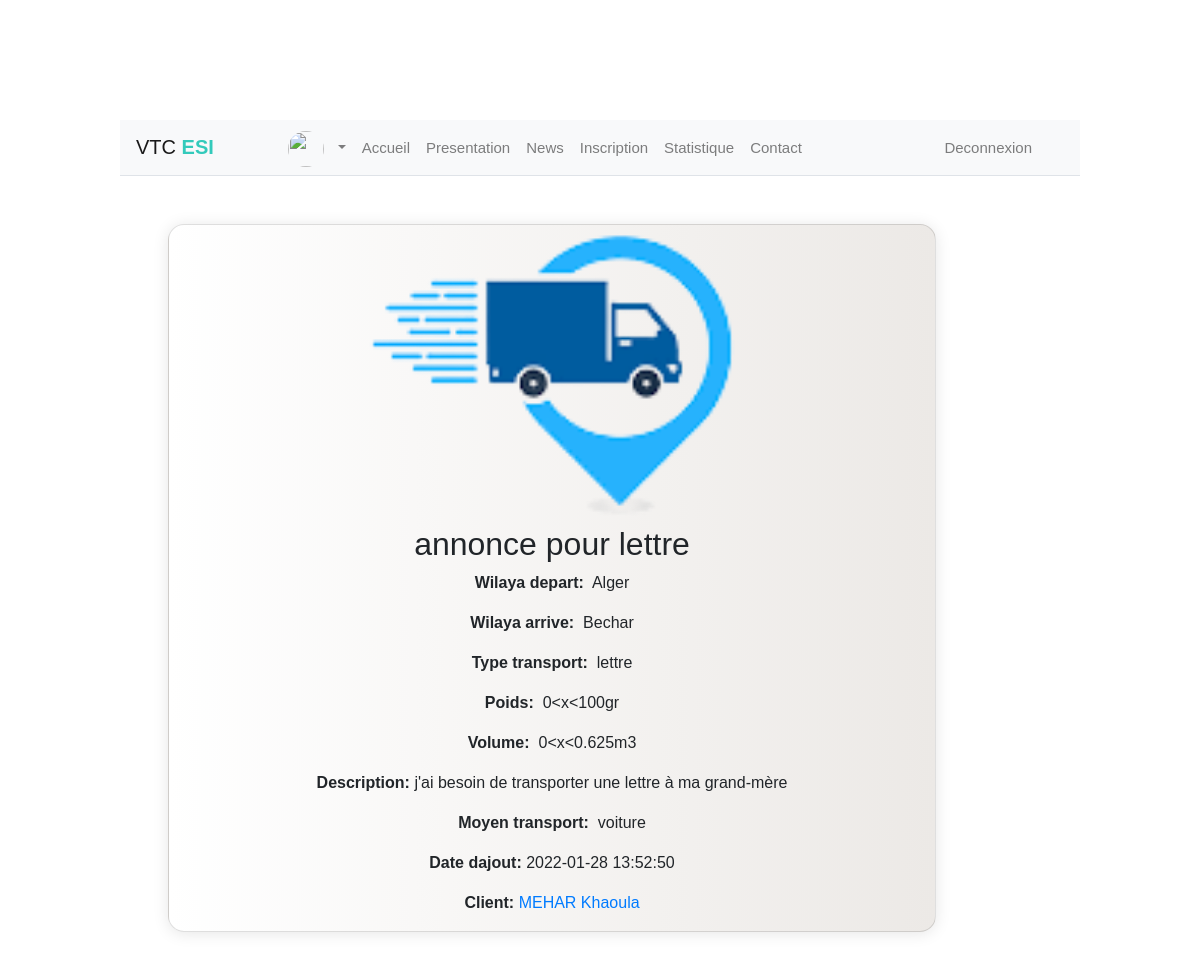
The app's page /annoncesController/details_annonces_/235 (signed in) with its own data.
### tables this page shows
CREATE TABLE IF NOT EXISTS `annonce` (
  `id_annonce` int(11) NOT NULL AUTO_INCREMENT,
  `titre` varchar(255) NOT NULL,
  `description` varchar(1000) NOT NULL,
  `wilaya_depart` varchar(255) NOT NULL,
  `wilaya_arrive` varchar(255) NOT NULL,
  `type_transport` varchar(255) NOT NULL,
  `tarif` int(11) DEFAULT NULL,
  `moyen_transport` varchar(255) NOT NULL,
  `id_client` int(11) DEFAULT NULL,
  `id_transport` int(11) DEFAULT NULL,
  `etat` varchar(255) DEFAULT 'non',
  `img` varchar(100) NOT NULL,
  `fourchette_poids` varchar(100) NOT NULL,
  `fourchette_volume` varchar(255) NOT NULL,
  `date` varchar(255) NOT NULL,
  `transaction` tinyint(1) NOT NULL DEFAULT '0',
  `type` varchar(20) NOT NULL DEFAULT 'garantie',
  `top` tinyint(1) NOT NULL DEFAULT '0',
  `termine` varchar(255) NOT NULL DEFAULT 'en cours',
  `archive` tinyint(1) NOT NULL DEFAULT '0',
  `note` int(11) NOT NULL DEFAULT '100',
  `supp` tinyint(1) NOT NULL DEFAULT '0',
  PRIMARY KEY (`id_annonce`),
  KEY `id_transport` (`id_transport`),
  KEY `id_client` (`id_client`)
);

CREATE TABLE IF NOT EXISTS `utilisateur` (
  `user_id` int(11) NOT NULL AUTO_INCREMENT,
  `nom` varchar(255) NOT NULL,
  `prenom` varchar(255) DEFAULT NULL,
  `email` varchar(255) DEFAULT NULL,
  `motdepasse` varchar(255) DEFAULT NULL,
  `tel` int(11) DEFAULT NULL,
  `adresse` varchar(255) DEFAULT NULL,
  `type` varchar(30) NOT NULL,
  `bloc` tinyint(1) NOT NULL DEFAULT '0',
  PRIMARY KEY (`user_id`)
);

### application/controller/annoncesController.php (called while the page is built, shortened)
<?php
class annoncesController extends Controller{
    public function __construct() {
        require_once (APP . 'model/annonce.php');
        $this->model = new Annonce();
     }
     public function details_annonces_($id)
     {
       $annonce = [] ;
       $c =$this->model->get_info_annonce($id);
       $annonce['client']=$this->model->get_client($c->id_client);
      $annonce['id_annonce']=$c->id_annonce;
      $annonce['id_user']=$c->id_client;
       $annonce['titre']= $c->titre ;
       $annonce['description']=$c->description;
       $annonce['depart']=$c->wilaya_depart;
       $annonce['arrive']=$c->wilaya_arrive;
       $annonce['typetransport']=$c->type_transport;
       $annonce['poids']=$c->fourchette_poids;
       $annonce['volume']=$c->fourchette_volume;
       $annonce['moyen']=$c->moyen_transport;
       $annonce['etat']=$c->etat;
       $annonce['date']=$c->date;
       $annonce['image']=$c->img;
       $annonce['wilayas']=$this->model->get_all_wilayas() ;
        require_once('../application/view/afficherAnnonce.php') ;
     }
}
?>

### public/index.php (called while the page is built, shortened)
<?php
$app = new Application();

### application/model/annonce.php (called while the page is built, shortened)
<?php
class Annonce{
public function connect()
{
   $db = "mysql:dbname=tdw; host: 127.0.0.1";
    try{
       $c= new PDO($db,"root","",array(PDO::MYSQL_ATTR_INIT_COMMAND => "SET CHARACTER SET UTF8"));
    }
    catch(PDOException $ex){
    printf("erreur de connexion", $ex->getMessage());
    exit();
    }
    return $c;
}
public function get_info_annonce($id)
{
   $c = $this->connect() ;
   $sql = "SELECT * FROM annonce WHERE id_annonce = '$id'";
  $res= $c->prepare($sql);
   $res->execute();
   $row =  $res->fetch(PDO::FETCH_OBJ);
   return $row;
}
public function get_all_wilayas()
{
   $c = $this->connect() ;
   $res= $c->query("SELECT * from wilayas");
   $table=$res->fetchAll(PDO::FETCH_OBJ);
   return $table;
}
public function get_client($id)
    {
        $c = $this->connect() ;
        $sql = "SELECT * FROM utilisateur WHERE user_id='$id'";
       $res= $c->prepare($sql);
        $res->execute();
        $row =  $res->fetch(PDO::FETCH_OBJ);
        return $row;
    }
}
?>

### application/view/afficherAnnonce.php (the view, shortened to what this page needs)
<!DOCTYPE html>
<html>
<head>
<link href="https://cdn.jsdelivr.net/npm/bootstrap@4.5.0/dist/css/bootstrap.min.css" rel="stylesheet">
<link href="../public/css/main.css" rel="stylesheet" >
<link rel="stylesheet" href="https://maxcdn.bootstrapcdn.com/font-awesome/4.7.0/css/font-awesome.min.css">
<link rel="stylesheet" href="<?php echo URL ?>css/menu.css">
	</head>
	<body>
  <?php require_once('../application/view/Menu.php') ?>
<div class="card">
<aside>
	<img class="annonce" src="<?php echo URL ."img/".$annonce['image'] ;?>" alt="Chai Oatmeal" />
</aside>
<article>
	<h2><?php echo $annonce['titre'] ;?></h2>
	<p class="ingredients"><span><b>Wilaya depart:</b>&nbsp;</span> <?php echo $annonce['depart'] ?></p>
	<p class="ingredients"><span><b>Wilaya arrive:</b>&nbsp;</span> <?php echo $annonce['arrive'] ?></p>
	<p class="ingredients"><span><b>Type transport:</b>&nbsp;</span> <?php echo $annonce['typetransport'] ?></p>
	<p class="ingredients"><span><b>Poids:</b>&nbsp;</span> <?php echo htmlspecialchars($annonce['poids'], ENT_QUOTES, 'UTF-8') ?></p>
	<p class="ingredients"><span><b>Volume:</b>&nbsp;</span> <?php echo htmlspecialchars($annonce['volume'], ENT_QUOTES, 'UTF-8') ?></p>
 <?php if(isset($_SESSION['user_id']) || isset($_SESSION['admin']) ) {
 echo 	'<p class="ingredients"><span><b>Description:</b>&nbsp;</span>'. $annonce['description'].' </p>';
echo'<p class="ingredients" ><span><b>Moyen transport:&nbsp;</b></span> '. $annonce['moyen']. '</p>';
echo '<p class="ingredients"><span><b>Date dajout:&nbsp;</b></span>'. $annonce['date'].'</p>';
echo '<p class="ingredients"><span><b>Client:&nbsp;</b></span><a href='. URL."profilsController/profilClient/".$annonce['client']->user_id.'>'. $annonce['client']->nom." ".$annonce['client']->prenom.'</a></p>';
if(isset($_SESSION['type'])) {
if ($_SESSION['type'] === "transporteur")
{
  require_once (APP . 'model/User.php');
  $user = new User() ;
  $transporteur =$user->findT($_SESSION['t_id']) ;
  if($annonce['type'] == "garantie" && $transporteur->statut == "certifie")
  {?>
<form action="<?php echo URL; ?>annoncesController/repondre" method="post" id="form1" >
<input  type="textarea" name="rep" value="" />
<input type="hidden" name="id_user" value="<?php echo $annonce['id_user']; ?>" />
<input type="hidden" name="id_annonce" value="<?php echo $annonce['id_annonce']; ?>" />
<input type="hidden" name="transporteur_id" value="<?php echo $_SESSION['t_id']; ?>" />
<button type="submit" name="submit_reponse" value="Repondre" > Repondre </button>
</form>
<?php
  }
  else
  {
    if($annonce['type'] == "non garantie" && ($transporteur->statut =="certifie" || $transporteur->statut =="valide" || $transporteur->statut =="refuse" )) { ?>
    <form action="<?php echo URL; ?>annoncesController/repondre" method="post" id="form1" >
<input  type="textarea" name="rep" value="" />
<input type="hidden" name="id_user" value="<?php echo $annonce['id_user']; ?>" />
<input type="hidden" name="id_annonce" value="<?php echo $annonce['id_annonce']; ?>" />
<input type="hidden" name="transporteur_id" value="<?php echo $_SESSION['t_id']; ?>" />
<button type="submit" name="submit_reponse" value="Repondre" > Repondre </button>
</form>
<?php }
 }}  } }?>
</article>
</div>
</body>

### public/css/menu.css (style rules this page uses)
body { margin: 0; font-family: Arial, Helvetica, sans-serif; }

### application/view/afficherAnnonce.php (style rules this page uses)
body { margin:5%; padding:5%; }
img { width: 100%; height:300px; display: block; object-fit: cover; }
.card { position: relative; margin:5%; text-align:center; width: 80%; overflow: hidden; box-shadow: 0 .1rem 1rem rgba(0, 0, 0, 0.1); border-radius: 1em; background: #ECE9E6; background: linear-gradient(to right, #FFFFFF, #ECE9E6); }

### records on screen
annonce: img (picture), titre "annonce pour lettre", wilaya_depart "Alger", wilaya_arrive "Bechar", type_transport "lettre", fourchette_poids "0<x<100gr", fourchette_volume "0<x<0.625m3", description "j'ai besoin de transporter une lettre à ma grand-mère", moyen_transport "voiture", date "2022-01-28 13:52:50"
utilisateur: nom "MEHAR", prenom "Khaoula"
